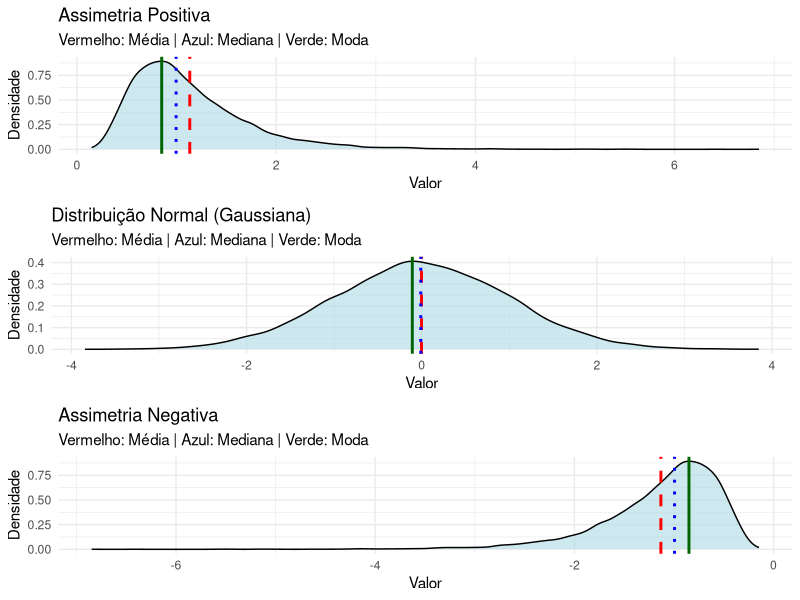

Source code (R):
# Função para gerar um dataframe com a densidade e os valores de média, mediana e moda
gerar_dados <- function(tipo_dist) {
  set.seed(123)  # Para reprodutibilidade
  n <- 10000
  
  if (tipo_dist == "assimetria_positiva") {
    x <- rlnorm(n, meanlog = 0, sdlog = 0.5)
    titulo <- "Assimetria Positiva"
  } else if (tipo_dist == "normal") {
    x <- rnorm(n, mean = 0, sd = 1)
    titulo <- "Distribuição Normal (Gaussiana)"
  } else if (tipo_dist == "assimetria_negativa") {
    x <- -rlnorm(n, meanlog = 0, sdlog = 0.5)
    titulo <- "Assimetria Negativa"
  }
  
  # Estimar a moda com base no pico da densidade
  d <- density(x)
  moda <- d$x[which.max(d$y)]
  
  data.frame(
    x = x,
    media = mean(x),
    mediana = median(x),
    moda = moda,
    titulo = titulo
  )
}

# Gerar os conjuntos de dados
dados_pos <- gerar_dados("assimetria_positiva")
dados_norm <- gerar_dados("normal")
dados_neg <- gerar_dados("assimetria_negativa")

# Função para plotar cada distribuição
plotar_distribuicao <- function(dados) {
  ggplot2::ggplot(dados, ggplot2::aes(x = x)) +
    ggplot2::geom_density(fill = "lightblue", alpha = 0.6) +
    ggplot2::geom_vline(
      ggplot2::aes(xintercept = media),
      color = "red",
      linetype = "dashed",
      size = 1
    ) +
    ggplot2::geom_vline(
      ggplot2::aes(xintercept = mediana),
      color = "blue",
      linetype = "dotted",
      size = 1
    ) +
    ggplot2::geom_vline(
      ggplot2::aes(xintercept = moda),
      color = "darkgreen",
      linetype = "solid",
      size = 1
    ) +
    ggplot2::labs(
      title = unique(dados$titulo),
      x = "Valor",
      y = "Densidade",
      subtitle = "Vermelho: Média | Azul: Mediana | Verde: Moda"
    ) +
    ggplot2::theme_minimal()
}

# Criar os gráficos individuais
g1 <- plotar_distribuicao(dados_pos)
g2 <- plotar_distribuicao(dados_norm)
g3 <- plotar_distribuicao(dados_neg)

# Combinar os gráficos em um painel
gridExtra::grid.arrange(g1, g2, g3, nrow = 3)
